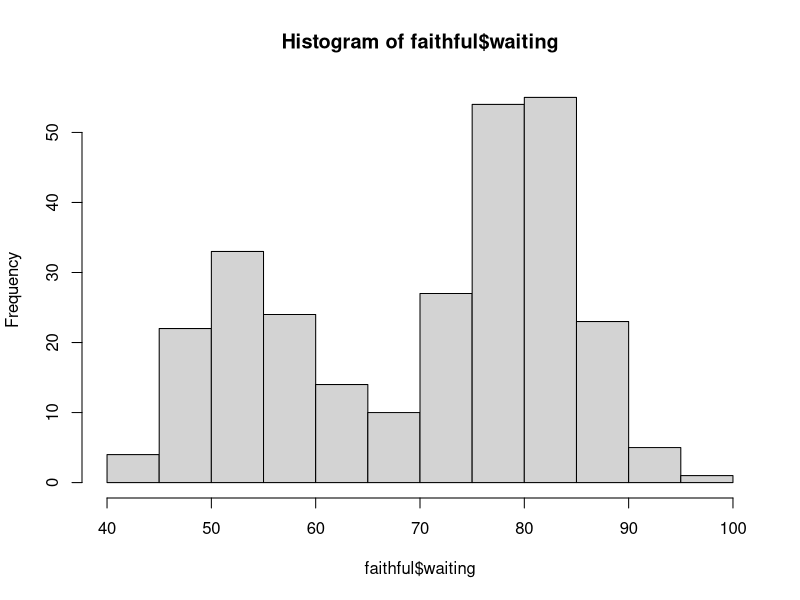

Here is the R script that generated this plot:
###################################################################################
# Julia Wrobel
#
# This file produces implements an EM algorithm for a two-part Gaussian MM
#####################################################################################



library(tidyverse)

data("faithful")

hist(faithful$waiting)

# things to define or the function
max_iterations = 100
tol = .0001

y = faithful$waiting
n = length(y)
iter = 0

## initialize parameter values
# choosing reasonable starting values based on the data
# what might be other good starting values?
mu1 = 55
mu2 =  80
sigma1 = 1
sigma2 = 1
lambda = 0.5


while(iter < max_iterations){


  ###############################################################
  ## E-step
  ###############################################################

  # compute current value of pi = E(z|y, theta)

  ###############################################################
  ## M-step
  ###############################################################

  mu1 = sum(pi * y)/sum(pi)
  mu2 = sum((1-pi)*y)/sum(1-pi)

  sigma1 = sum(pi * (y - mu1)^2)/sum(pi)
  sigma2 = sum((1-pi)*(y - mu2)^2)/sum(1-pi)

  lambda = sum(pi)/n
  ###############################################################


  ## define and store log likelihood at current iteration
  # set tolerance criteria
  iter = iter + 1

}


### return parameters of interest
# current estimates of z
# estimates of theta
# estimates of Q at each iteration
# estimates of l(theta|y) at each iteration
# estimates of

# plot likelood at each iteration
